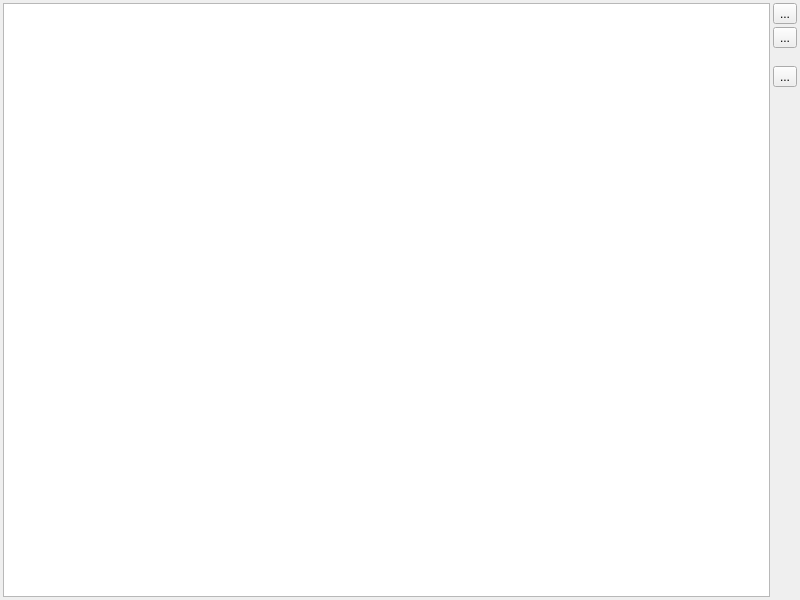
<?xml version="1.0" encoding="UTF-8"?>
<ui version="4.0">
 <class>DBTableAdministration</class>
 <widget class="QWidget" name="DBTableAdministration">
  <property name="geometry">
   <rect>
    <x>0</x>
    <y>0</y>
    <width>800</width>
    <height>600</height>
   </rect>
  </property>
  <property name="minimumSize">
   <size>
    <width>800</width>
    <height>600</height>
   </size>
  </property>
  <property name="windowTitle">
   <string>Form</string>
  </property>
  <layout class="QHBoxLayout" name="horizontalLayout">
   <property name="spacing">
    <number>3</number>
   </property>
   <property name="leftMargin">
    <number>3</number>
   </property>
   <property name="topMargin">
    <number>3</number>
   </property>
   <property name="rightMargin">
    <number>3</number>
   </property>
   <property name="bottomMargin">
    <number>3</number>
   </property>
   <item>
    <widget class="DBTableWidget" name="table"/>
   </item>
   <item>
    <layout class="QVBoxLayout" name="verticalLayout">
     <property name="spacing">
      <number>3</number>
     </property>
     <item>
      <widget class="QToolButton" name="add_btn">
       <property name="text">
        <string>...</string>
       </property>
       <property name="icon">
        <iconset resource="GSvar.qrc">
         <normaloff>:/Icons/Add.png</normaloff>:/Icons/Add.png</iconset>
       </property>
      </widget>
     </item>
     <item>
      <widget class="QToolButton" name="edit_btn">
       <property name="text">
        <string>...</string>
       </property>
       <property name="icon">
        <iconset resource="GSvar.qrc">
         <normaloff>:/Icons/Edit.png</normaloff>:/Icons/Edit.png</iconset>
       </property>
      </widget>
     </item>
     <item>
      <spacer name="verticalSpacer_2">
       <property name="orientation">
        <enum>Qt::Vertical</enum>
       </property>
       <property name="sizeType">
        <enum>QSizePolicy::Preferred</enum>
       </property>
       <property name="sizeHint" stdset="0">
        <size>
         <width>15</width>
         <height>15</height>
        </size>
       </property>
      </spacer>
     </item>
     <item>
      <widget class="QToolButton" name="delete_btn">
       <property name="text">
        <string>...</string>
       </property>
       <property name="icon">
        <iconset resource="GSvar.qrc">
         <normaloff>:/Icons/Remove.png</normaloff>:/Icons/Remove.png</iconset>
       </property>
      </widget>
     </item>
     <item>
      <spacer name="verticalSpacer">
       <property name="orientation">
        <enum>Qt::Vertical</enum>
       </property>
       <property name="sizeHint" stdset="0">
        <size>
         <width>20</width>
         <height>40</height>
        </size>
       </property>
      </spacer>
     </item>
    </layout>
   </item>
  </layout>
 </widget>
 <customwidgets>
  <customwidget>
   <class>DBTableWidget</class>
   <extends>QTableWidget</extends>
   <header>DBTableWidget.h</header>
  </customwidget>
 </customwidgets>
 <resources>
  <include location="GSvar.qrc"/>
 </resources>
 <connections/>
</ui>
